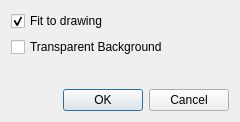
<?xml version="1.0" encoding="UTF-8"?>
<ui version="4.0">
 <class>CanvasSaveOptionsDialog</class>
 <widget class="QDialog" name="CanvasSaveOptionsDialog">
  <property name="geometry">
   <rect>
    <x>0</x>
    <y>0</y>
    <width>240</width>
    <height>122</height>
   </rect>
  </property>
  <property name="windowTitle">
   <string>Canvas Save Options</string>
  </property>
  <layout class="QVBoxLayout" name="verticalLayout">
   <item>
    <widget class="QCheckBox" name="fitToDrawingCheckBox">
     <property name="whatsThis">
      <string/>
     </property>
     <property name="text">
      <string>Fit to drawing</string>
     </property>
     <property name="checked">
      <bool>true</bool>
     </property>
    </widget>
   </item>
   <item>
    <widget class="QCheckBox" name="transparentBackgroundCheckBox">
     <property name="whatsThis">
      <string>When this option is checked the saved image file will have a transparent background if the format (if supported by the file format)</string>
     </property>
     <property name="text">
      <string>Transparent Background</string>
     </property>
    </widget>
   </item>
   <item>
    <spacer name="verticalSpacer">
     <property name="orientation">
      <enum>Qt::Vertical</enum>
     </property>
     <property name="sizeHint" stdset="0">
      <size>
       <width>20</width>
       <height>12</height>
      </size>
     </property>
    </spacer>
   </item>
   <item>
    <widget class="QDialogButtonBox" name="buttonBox">
     <property name="orientation">
      <enum>Qt::Horizontal</enum>
     </property>
     <property name="standardButtons">
      <set>QDialogButtonBox::Cancel|QDialogButtonBox::Ok</set>
     </property>
    </widget>
   </item>
  </layout>
 </widget>
 <resources/>
 <connections>
  <connection>
   <sender>buttonBox</sender>
   <signal>accepted()</signal>
   <receiver>CanvasSaveOptionsDialog</receiver>
   <slot>accept()</slot>
   <hints>
    <hint type="sourcelabel">
     <x>248</x>
     <y>254</y>
    </hint>
    <hint type="destinationlabel">
     <x>157</x>
     <y>274</y>
    </hint>
   </hints>
  </connection>
  <connection>
   <sender>buttonBox</sender>
   <signal>rejected()</signal>
   <receiver>CanvasSaveOptionsDialog</receiver>
   <slot>reject()</slot>
   <hints>
    <hint type="sourcelabel">
     <x>316</x>
     <y>260</y>
    </hint>
    <hint type="destinationlabel">
     <x>286</x>
     <y>274</y>
    </hint>
   </hints>
  </connection>
 </connections>
</ui>
